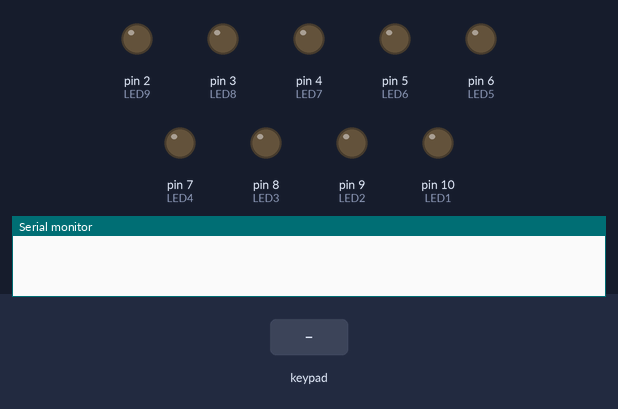
The sketch below on a simulated Arduino Mega 2560, built with avr-gcc and run on an emulated ATmega2560. On the bench: output pins drawn as LEDs (lit = HIGH), the last lines printed to the serial monitor. The inputs (shaded band) are chosen by the test bench.

Above: at 1.2 s.
1.3 s: key '7' pressed
At 1.7 s:
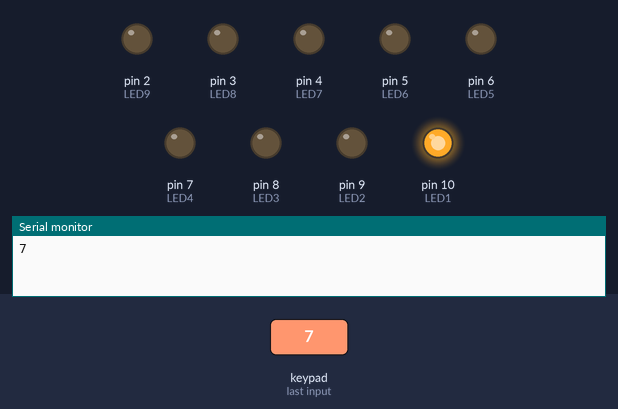
At 2.7 s:
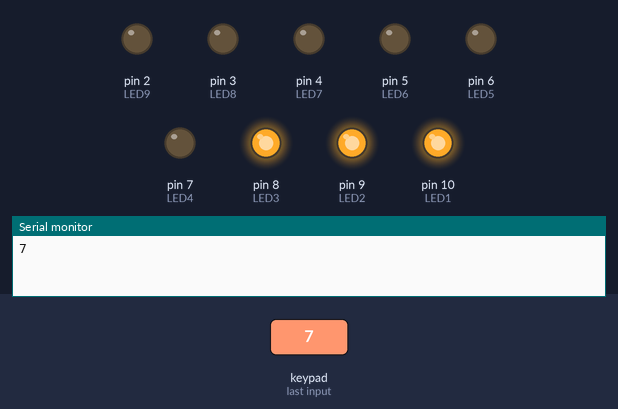
4.3 s: keypad keys 2 9 2 7 2 5 2 3 pressed 0.4 s apart
At 5.7 s:
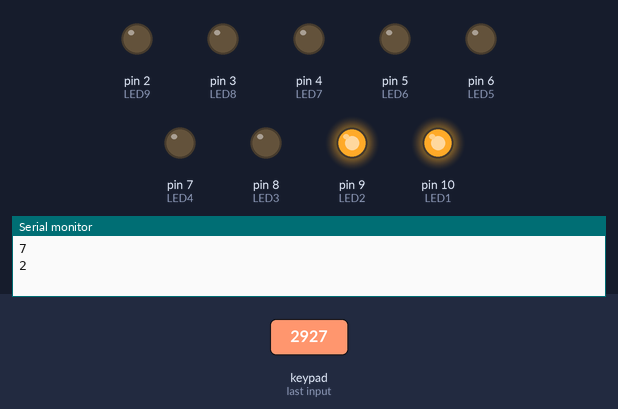
Timing chart, 0 to 16.5 s (numbered marks = the images above; inputs shaded):
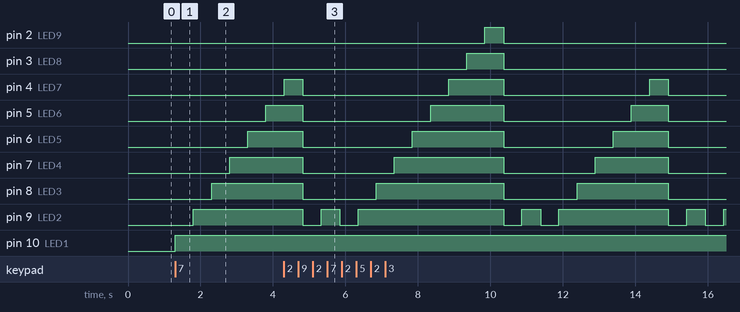

Measured:
- after the input at 1.3 s, pin 5 (LED6): LOW → HIGH after 2.5 s; pin 6 (LED5): LOW → HIGH after 2.0 s; pin 7 (LED4): LOW → HIGH after 1.5 s; pin 8 (LED3): LOW → HIGH after 1.0 s; pin 9 (LED2): LOW → HIGH after 0.51 s
- after the input at 4.3 s, pin 2 (LED9): LOW → HIGH after 5.5 s, → LOW 0.52 s later; pin 3 (LED8): LOW → HIGH after 5.0 s, → LOW 1.0 s later

The sketch:

1.ino
```cpp
/* @file HelloKeypad.pde
|| @version 1.0
|| @author Alexander Brevig
|| @contact alexanderbrevig@gmail.com
||
|| @description
|| | Demonstrates the simplest use of the matrix Keypad library.
|| #
*/
#include <Keypad.h>

#define LED1 10
#define LED2 9
#define LED3 8
#define LED4 7
#define LED5 6
#define LED6 5
#define LED7 4
#define LED8 3
#define LED9 2
const byte ROWS = 4; //four rows
const byte COLS = 4; //three columns
char keys[ROWS][COLS] = {
  {'7','8','9','%'},
  {'4','5','6','*'},
  {'1','2','3','-'},
  {'o','0','=','+'}
};
byte rowPins[ROWS] = {31, 33, 35, 37}; //connect to the row pinouts of the keypad
byte colPins[COLS] = {29, 27, 25, 23}; //connect to the column pinouts of the keypad

Keypad keypad = Keypad( makeKeymap(keys), rowPins, colPins, ROWS, COLS );

void setup(){
  Serial.begin(9600);
  pinMode(LED1,OUTPUT);
  pinMode(LED2,OUTPUT);
  pinMode(LED3,OUTPUT);
  pinMode(LED4,OUTPUT);
  pinMode(LED5,OUTPUT);
  pinMode(LED6,OUTPUT);
  pinMode(LED7,OUTPUT);
  pinMode(LED8,OUTPUT);
  pinMode(LED9,OUTPUT);
}

void loop(){
  char key = keypad.getKey();
  int convertInt;

  if (key){
    /*Serial.println(key);*/
    convertInt = key - '0';
    digitalWrite(LED1,LOW);
    digitalWrite(LED2,LOW);
    digitalWrite(LED3,LOW);
    digitalWrite(LED4,LOW);
    digitalWrite(LED5,LOW);
    digitalWrite(LED6,LOW);
    digitalWrite(LED7,LOW);
    digitalWrite(LED8,LOW);
    digitalWrite(LED9,LOW);
    Serial.println(key);
    if (convertInt >0 and convertInt<10){
       for(int i=0;i< convertInt;i++){
          digitalWrite(LED1 - i,HIGH);
          delay(500);
       }

       }
    }

}
```
